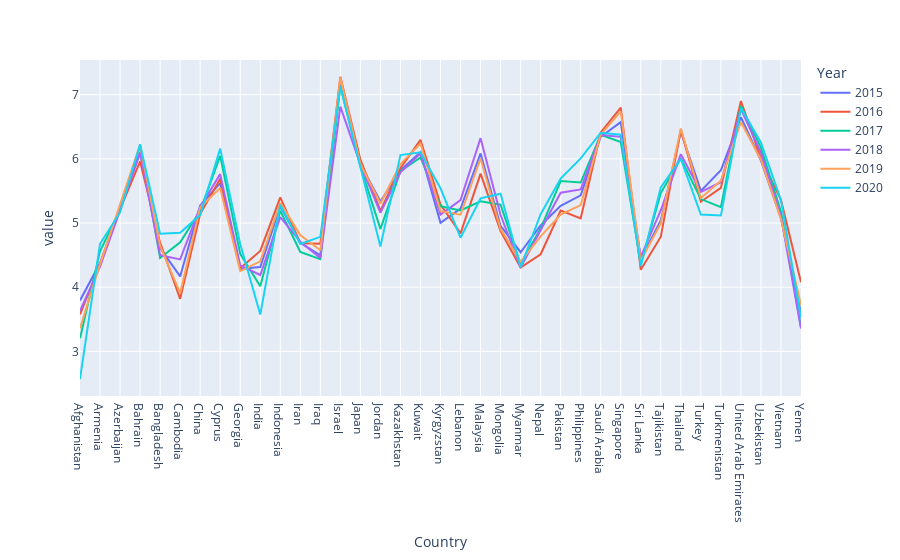

Write notebook code for a chart like this one.
### Code cell
px.line(asia_p)

### Figure 1 — Plotly figure (JSON) as saved in the notebook; plotly's stock layout.template omitted (floating-point values rounded to 4 significant figures)
{"data": [{"hovertemplate": "Year=2015<br>Country=%{x}<br>value=%{y}<extra></extra>", "legendgroup": "2015", "line": {"color": "#636efa", "dash": "solid"}, "marker": {"symbol": "circle"}, "mode": "lines", "name": "2015", "orientation": "v", "showlegend": true, "type": "scatter", "x": ["Afghanistan", "Armenia", "Azerbaijan", "Bahrain", "Bangladesh", "Cambodia", "China", "Cyprus", "Georgia", "India", "Indonesia", "Iran", "Iraq", "Israel", "Japan", "Jordan", "Kazakhstan", "Kuwait", "Kyrgyzstan", "Lebanon", "Malaysia", "Mongolia", "Myanmar", "Nepal", "Pakistan", "Philippines", "Saudi Arabia", "Singapore", "Sri Lanka", "Tajikistan", "Thailand", "Turkey", "Turkmenistan", "United Arab Emirates", "Uzbekistan", "Vietnam", "Yemen"], "xaxis": "x", "y": [3.794, 4.376, 5.234, 6.087, 4.608, 4.168, 5.273, 5.621, 4.286, 4.315, 5.262, 4.692, 4.497, 7.213, 5.92, 5.336, 5.819, 6.105, 5.004, 5.225, 6.084, 4.955, 4.545, 4.962, 5.269, 5.43, 6.344, 6.572, 4.44, 5.041, 6.424, 5.5, 5.822, 6.648, 5.971, 5.074, 3.593], "yaxis": "y"}, {"hovertemplate": "Year=2016<br>Country=%{x}<br>value=%{y}<extra></extra>", "legendgroup": "2016", "line": {"color": "#EF553B", "dash": "solid"}, "marker": {"symbol": "circle"}, "mode": "lines", "name": "2016", "orientation": "v", "showlegend": true, "type": "scatter", "x": ["Afghanistan", "Armenia", "Azerbaijan", "Bahrain", "Bangladesh", "Cambodia", "China", "Cyprus", "Georgia", "India", "Indonesia", "Iran", "Iraq", "Israel", "Japan", "Jordan", "Kazakhstan", "Kuwait", "Kyrgyzstan", "Lebanon", "Malaysia", "Mongolia", "Myanmar", "Nepal", "Pakistan", "Philippines", "Saudi Arabia", "Singapore", "Sri Lanka", "Tajikistan", "Thailand", "Turkey", "Turkmenistan", "United Arab Emirates", "Uzbekistan", "Vietnam", "Yemen"], "xaxis": "x", "y": [3.575, 4.35, 5.212, 5.96, 4.694, 3.819, 5.14, 5.689, 4.297, 4.565, 5.399, 4.686, 4.677, 7.278, 5.987, 5.192, 5.855, 6.295, 5.286, 4.839, 5.77, 4.874, 4.307, 4.514, 5.194, 5.073, 6.411, 6.798, 4.271, 4.786, 6.455, 5.332, 5.548, 6.901, 6.003, 5.36, 4.077], "yaxis": "y"}, {"hovertemplate": "Year=2017<br>Country=%{x}<br>value=%{y}<extra></extra>", "legendgroup": "2017", "line": {"color": "#00cc96", "dash": "solid"}, "marker": {"symbol": "circle"}, "mode": "lines", "name": "2017", "orientation": "v", "showlegend": true, "type": "scatter", "x": ["Afghanistan", "Armenia", "Azerbaijan", "Bahrain", "Bangladesh", "Cambodia", "China", "Cyprus", "Georgia", "India", "Indonesia", "Iran", "Iraq", "Israel", "Japan", "Jordan", "Kazakhstan", "Kuwait", "Kyrgyzstan", "Lebanon", "Malaysia", "Mongolia", "Myanmar", "Nepal", "Pakistan", "Philippines", "Saudi Arabia", "Singapore", "Sri Lanka", "Tajikistan", "Thailand", "Turkey", "Turkmenistan", "United Arab Emirates", "Uzbekistan", "Vietnam", "Yemen"], "xaxis": "x", "y": [3.203, 4.559, 5.208, 6.199, 4.456, 4.7, 5.191, 6.046, 4.519, 4.015, 5.192, 4.548, 4.437, 7.139, 5.886, 4.906, 5.809, 6.021, 5.261, 5.197, 5.339, 5.285, 4.36, 4.913, 5.653, 5.631, 6.375, 6.262, 4.366, 5.467, 6.008, 5.373, 5.247, 6.825, 6.174, 5.175, 3.38], "yaxis": "y"}, {"hovertemplate": "Year=2018<br>Country=%{x}<br>value=%{y}<extra></extra>", "legendgroup": "2018", "line": {"color": "#ab63fa", "dash": "solid"}, "marker": {"symbol": "circle"}, "mode": "lines", "name": "2018", "orientation": "v", "showlegend": true, "type": "scatter", "x": ["Afghanistan", "Armenia", "Azerbaijan", "Bahrain", "Bangladesh", "Cambodia", "China", "Cyprus", "Georgia", "India", "Indonesia", "Iran", "Iraq", "Israel", "Japan", "Jordan", "Kazakhstan", "Kuwait", "Kyrgyzstan", "Lebanon", "Malaysia", "Mongolia", "Myanmar", "Nepal", "Pakistan", "Philippines", "Saudi Arabia", "Singapore", "Sri Lanka", "Tajikistan", "Thailand", "Turkey", "Turkmenistan", "United Arab Emirates", "Uzbekistan", "Vietnam", "Yemen"], "xaxis": "x", "y": [3.632, 4.321, 5.201, 6.105, 4.5, 4.433, 5.246, 5.762, 4.34, 4.19, 5.093, 4.707, 4.456, 6.814, 5.915, 5.161, 5.79, 6.083, 5.131, 5.358, 6.322, 5.125, 4.308, 4.88, 5.472, 5.524, 6.371, 6.343, 4.471, 5.199, 6.072, 5.483, 5.636, 6.774, 6.096, 5.103, 3.355], "yaxis": "y"}, {"hovertemplate": "Year=2019<br>Country=%{x}<br>value=%{y}<extra></extra>", "legendgroup": "2019", "line": {"color": "#FFA15A", "dash": "solid"}, "marker": {"symbol": "circle"}, "mode": "lines", "name": "2019", "orientation": "v", "showlegend": true, "type": "scatter", "x": ["Afghanistan", "Armenia", "Azerbaijan", "Bahrain", "Bangladesh", "Cambodia", "China", "Cyprus", "Georgia", "India", "Indonesia", "Iran", "Iraq", "Israel", "Japan", "Jordan", "Kazakhstan", "Kuwait", "Kyrgyzstan", "Lebanon", "Malaysia", "Mongolia", "Myanmar", "Nepal", "Pakistan", "Philippines", "Saudi Arabia", "Singapore", "Sri Lanka", "Tajikistan", "Thailand", "Turkey", "Turkmenistan", "United Arab Emirates", "Uzbekistan", "Vietnam", "Yemen"], "xaxis": "x", "y": [3.36, 4.36, 5.291, 6.218, 4.643, 3.907, 5.245, 5.546, 4.252, 4.404, 5.314, 4.813, 4.575, 7.267, 5.921, 5.303, 5.919, 6.239, 5.185, 5.129, 6.005, 4.907, 4.395, 4.793, 5.132, 5.279, 6.379, 6.739, 4.415, 4.996, 6.474, 5.389, 5.658, 6.573, 5.987, 5.061, 3.724], "yaxis": "y"}, {"hovertemplate": "Year=2020<br>Country=%{x}<br>value=%{y}<extra></extra>", "legendgroup": "2020", "line": {"color": "#19d3f3", "dash": "solid"}, "marker": {"symbol": "circle"}, "mode": "lines", "name": "2020", "orientation": "v", "showlegend": true, "type": "scatter", "x": ["Afghanistan", "Armenia", "Azerbaijan", "Bahrain", "Bangladesh", "Cambodia", "China", "Cyprus", "Georgia", "India", "Indonesia", "Iran", "Iraq", "Israel", "Japan", "Jordan", "Kazakhstan", "Kuwait", "Kyrgyzstan", "Lebanon", "Malaysia", "Mongolia", "Myanmar", "Nepal", "Pakistan", "Philippines", "Saudi Arabia", "Singapore", "Sri Lanka", "Tajikistan", "Thailand", "Turkey", "Turkmenistan", "United Arab Emirates", "Uzbekistan", "Vietnam", "Yemen"], "xaxis": "x", "y": [2.567, 4.677, 5.165, 6.227, 4.833, 4.848, 5.124, 6.159, 4.673, 3.573, 5.286, 4.672, 4.785, 7.129, 5.871, 4.633, 6.058, 6.102, 5.542, 4.772, 5.384, 5.456, 4.308, 5.137, 5.693, 6.006, 6.406, 6.377, 4.327, 5.556, 5.999, 5.132, 5.119, 6.791, 6.258, 5.353, 3.527], "yaxis": "y"}], "layout": {"legend": {"title": {"text": "Year"}, "tracegroupgap": 0}, "margin": {"t": 60}, "xaxis": {"anchor": "y", "domain": [0, 1], "title": {"text": "Country"}}, "yaxis": {"anchor": "x", "domain": [0, 1], "title": {"text": "value"}}}}
